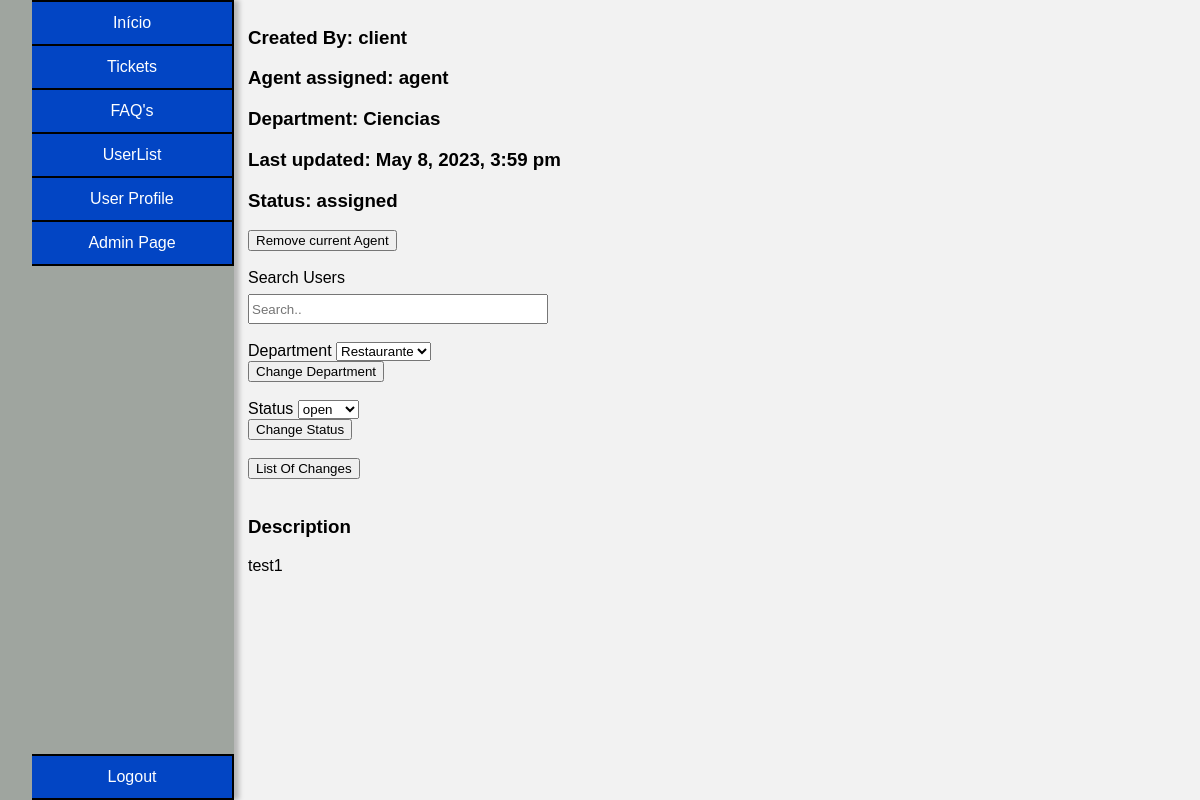
The page /ticket_page.php?ticket_id=1 (signed in) on the database as committed earlier.
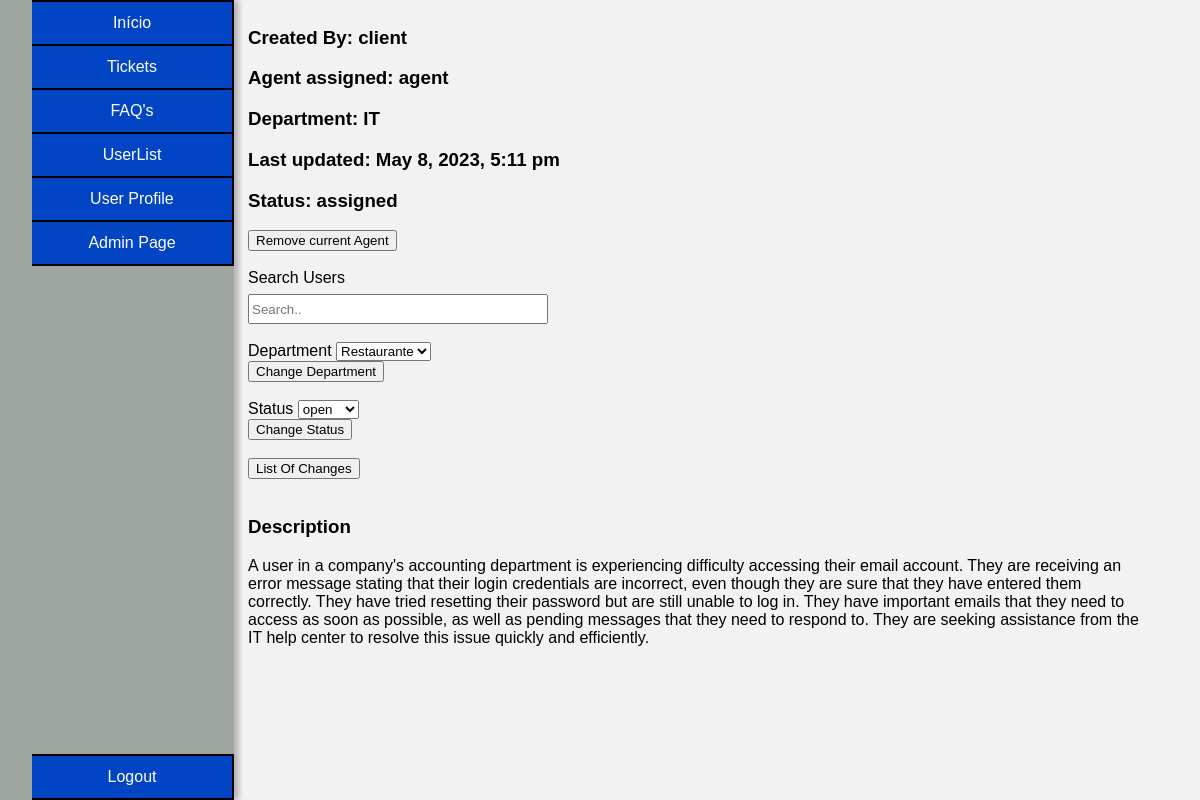
The same page on the database as committed later.
### tables this page shows
CREATE TABLE department(
    id INTEGER PRIMARY KEY,
    name VARCHAR(50) NOT NULL
);

CREATE TABLE tickets(
    id INTEGER PRIMARY KEY,
    department_id INTEGER,
    client_id INTEGER,
    agent_id INTEGER,
    subject VARCHAR(200) NOT NULL,
    description TEXT NOT NULL,
    status VARCHAR(10) CHECK(status = 'open' or status = 'assigned' or status = 'closed') NOT NULL,
    priority VARCHAR(10) CHECK(priority = 'low' or priority = 'medium' or priority ='high') NOT NULL,
    created_at DATETIME NOT NULL,
    updated_at DATETIME,
    FOREIGN KEY (department_id) REFERENCES department(id),
    FOREIGN KEY (client_id) REFERENCES user(id),
    FOREIGN KEY (agent_id) REFERENCES user(id)
);

### functions.php (called while the page is built, shortened)
<?php
function searchUser($id){
    $db = getDatabaseConnection();
    $stmt = $db->prepare('SELECT * FROM user WHERE id = ?');
    $stmt->execute(array($id));
    return $stmt->fetch();
}
function searchDepartment($department_id){
    $db = getDatabaseConnection();
    $stmt = $db->prepare('SELECT * FROM department WHERE id = ?');
    $stmt->execute(array($department_id));
    $department = $stmt->fetch();
    return $department;
}
function getAllDepartments(){
    $db = getDatabaseConnection();
    $stmt = $db->prepare('SELECT * FROM department');
    $stmt->execute();
    $departments = $stmt->fetchAll();
    return $departments;
}
?>

### ticket_page.php (the view, shortened to what this page needs)
<?php
require_once('functions.php');
$db = getDatabaseConnection();
$user = searchUser($_SESSION["user_id"]);
$stmt = $db->prepare('SELECT * FROM tickets WHERE id = ?');
$stmt->execute(array($_GET["ticket_id"]));
$ticket_to_display = $stmt->fetch();
?>
<!DOCTYPE html>
<html lang="en-US">
<link rel="stylesheet" href="css/style_index.css">
   <head>
   </head>
   <body>
    <div class="container_master">
      <div class="container">
        <ul class="buttons">
            <li class="index"><a href="index.php">Início</a></li>
            <li class="tickets"><a href="tickets.php">Tickets</a></li>
            <li class="faqs"><a href="faqs.php">FAQ's</a></li>
            <li class="users"><a href="users.php">UserList</a></li>
            <button onclick="sendDataUser('<?php echo $user['username'] ?>')">User Profile</button>
            <?php if($user["role"] == "admin"): ?>
            <li class="admin_page"><a href="admin_page.php">Admin Page</a></li>
            <?php endif; ?>
            <li class="logout"><a href="logout.php">Logout</a></li>
        </ul>
      </div>
      <div class="content">
        <div>
          <h3>Created By: <?php $search_user = searchUser($ticket_to_display["client_id"]); echo $search_user["name"]?></h3>
          <h3>Agent assigned: <?php $search_user = searchUser($ticket_to_display["agent_id"]); if($search_user != null){echo $search_user["name"];}else{echo "N/A";}?></h3>
          <h3>Department: <?php $department = searchDepartment($ticket_to_display["department_id"]);if($department != null){echo $department["name"];}else{echo "N/A";}?></h3>
          <h3>Last updated: <?php if($ticket_to_display["updated_at"] == null){echo $ticket_to_display["created_at"];}else{echo $ticket_to_display["updated_at"];} ?></h3>
          <h3>Status: <?php echo $ticket_to_display["status"]; ?></h3>
        </div>
        <?php if(($user["role"] != "client")):?>
        <?php if ($ticket_to_display["status"] != "closed"): ?>
            <div>
              <form method="POST">
                <input type="submit" value="Remove current Agent" name="updateAgent">
              </form>
            </div>
            <br>
            <div class="search_wrapper">
              <label for="search">Search Users</label><br>
              <input type="search" id="search_user_ticket" placeholder="Search.." style="width: 300px; height: 30px; margin-top: 7px;">
            </div>
            <br>
        <?php endif; ?>
        <form method="POST">
          <label for="department">Department</label>
            <?php
              $departments = getAllDepartments();
              echo "<select name='department' class='department'>";
              foreach($departments as $department){
                $d_name = $department['name'];
                $department_id = $department['id'];
                echo "<option value='$department_id'>$d_name</option>";
              }
              echo "</select>";
            ?>
            <br>
            <input type="submit" value="Change Department">
        </form>
        <br>
        <form method="POST">
          <label for="status">Status</label>
          <select name="status" class="status">
            <option value="open">open</option>
          </select>
          <br>
          <input type="submit" value="Change Status">
        </form>
        <br>
        <div class="changes">
          <button onclick="sendDataTicketList('<?php echo $ticket_to_display['id'] ?>')">List Of Changes</button>
        </div>
        <?php endif;?>
        <br>
        <div class="description">
          <h3>Description</h3>
          <p> <?php echo $ticket_to_display["description"] ?> </p>
        </div>
      </div>
    </div>
   </body>
</html>

Rows that differ between the two databases and show on the page:
no longer on this page (row unchanged): department: name "Ciencias"
now on this page (row unchanged): department: name "IT"
changed tickets "assigned": updated_at "May 8, 2023, 3:59 pm" → "May 8, 2023, 5:11 pm"; description "test1" → "A user in a company's accounting department is experiencing difficulty accessing their email account. They are receiving an error message stating that their login credentials are incorrect, even though they are sure that they have entered them correctly. They have tried resetting their password but are still unable to log in. They have important emails that they need to access as soon as possible, as well as pending messages that they need to respond to. They are seeking assistance from the IT help center to resolve this issue quickly and efficiently."
